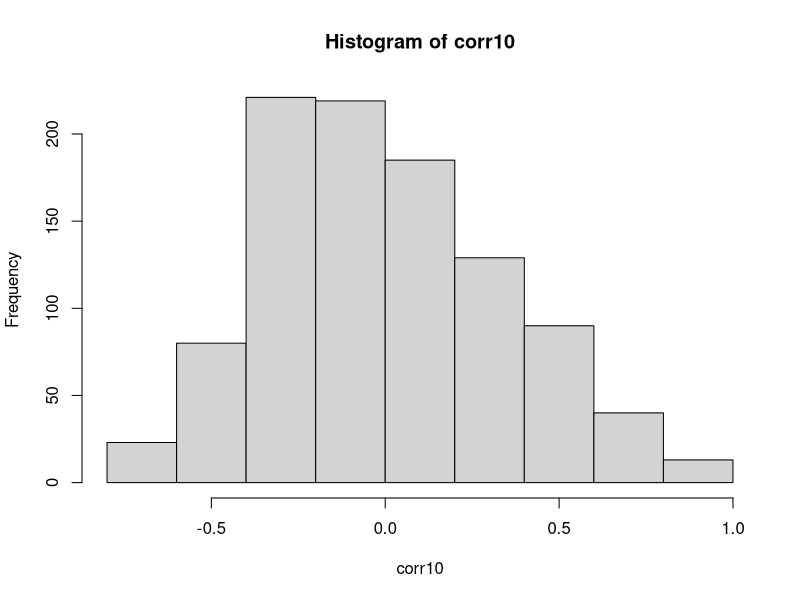
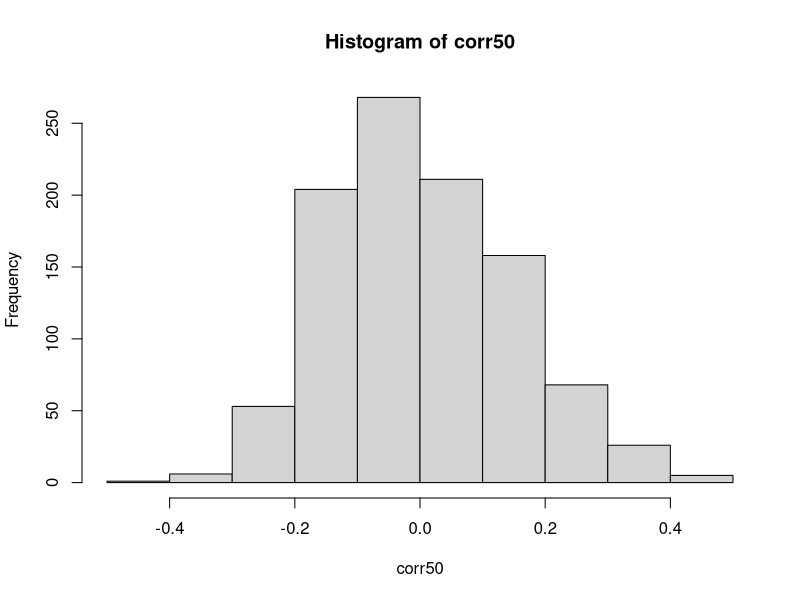
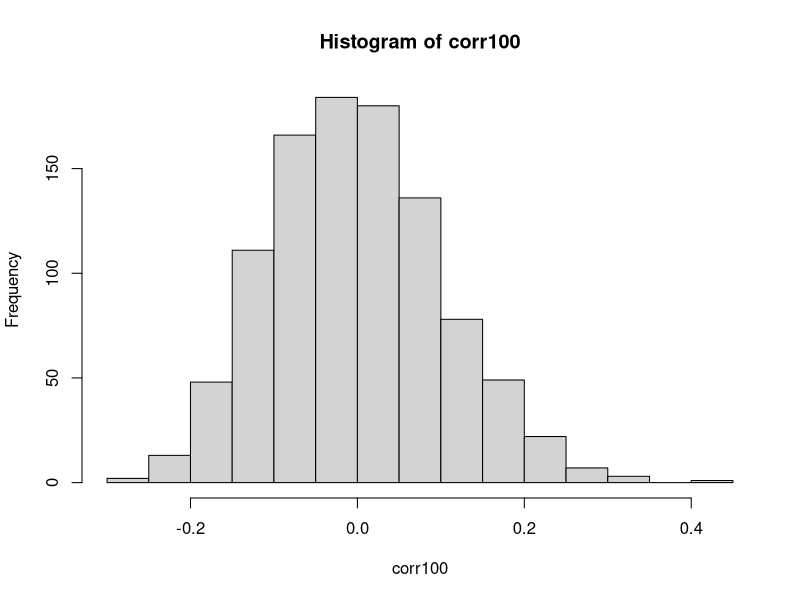

Write R code to recreate these figures, in order.
# STAT-11 - Homework ##

# Function to calculate correlations #
f <- function(x) cor(x[1:(length(x)/2)], x[(length(x)/2+1):length(x)])

# Sample size 10 #
M10 <- matrix(rexp(20*10^3), ncol=20)
corr10 <- apply(M10, 1, f)
hist(corr10)

# Sample size 50 #
M50 <- matrix(rexp(100*10^3), ncol=100)
corr50 <- apply(M50, 1, f)
hist(corr50)

# Sample size 100 #
M100 <- matrix(rexp(200*10^3), ncol=200)
corr100 <- apply(M100, 1, f)
hist(corr100)
